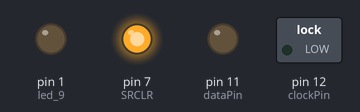
Bench run of a sketch on a simulated Arduino Uno, built with avr-gcc and run on an emulated ATmega328P. Shown: switched loads named in the sketch (green lamp = pin HIGH), output pins drawn as LEDs (lit = HIGH). Pins used as bus, display or sensor lines are not drawn.

Above: at 0.1 s.
Timing chart, 0 to 1.6 s (numbered marks = the images above):
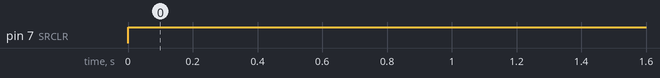

The sketch:

test_led_setup.ino
```cpp
#include <string.h>
int latchPin = 8; //Pin connected to ST_CP of 74HC595, latch pin
int clockPin = 12; //Pin connected to SH_CP of 74HC595, CLK pin
int dataPin = 11; //Serial input to shift resister
int SRCLR = 7; //Clear Pin (HIGH = leave it, LOW = wipe output)
int led_9 = 1; //Center LED, connected directly to pin with 330 ohm resistor
int GND_1 = 6; //Bottom Layer Ground
int GND_2 = 5; //Middle Layer Ground
int GND_3 = 4; //Top Layer Ground
unsigned long time;
unsigned long myClock;
boolean reset;

void setup() {
  pinMode(latchPin, OUTPUT);
  pinMode(clockPin, OUTPUT);
  pinMode(dataPin, OUTPUT);
  pinMode(led_9, OUTPUT);
  pinMode(SRCLR, OUTPUT);
  pinMode(GND_1, OUTPUT);
  pinMode(GND_2, OUTPUT);
  pinMode(GND_3, OUTPUT);
  myClock = 0;
  reset = 0;
}

void loop() {

  digitalWrite( SRCLR, HIGH );
  boolean full_cube[3][9] = { {1,1,1,1,1,1,1,1,1},
                        {1,1,1,1,1,1,1,1,1},
                        {1,1,1,1,1,1,1,1,1}
  };

//  reset_leds();
//  digitalWrite(latchPin, LOW); //ground latchPin and hold low for as long as you are transmitting
//  shiftOut(dataPin, clockPin, MSBFIRST, array_to_byte( full_cube[0] ) );
//  digitalWrite(latchPin, HIGH); //return the latch pin high to signal chip that it
  ground_row(0);
//  digitalWrite( led_9, HIGH );
}

void run_round( boolean array[3][9] ){

  for( int i = 0; i < 3; i++ ){
    boolean temp[8];
    memcpy(temp, array[i], sizeof(temp));
//    for( int k=0; k<8; k++ ){
//      temp[k] = array[i][k];
//    }
//    digitalWrite( SRCLR, LOW );
    reset_leds();
    digitalWrite(latchPin, LOW); //ground latchPin and hold low for as long as you are transmitting
    shiftOut(dataPin, clockPin, MSBFIRST, array_to_byte( temp ) );
    digitalWrite(latchPin, HIGH); //return the latch pin high to signal chip that it
    ground_row( i );
    if( array[i][8] ){
      digitalWrite( led_9, HIGH );
    }
    else{
      digitalWrite( led_9, LOW );
    }
//    digitalWrite( SRCLR, HIGH );
//    delay( 200 );
  }
  return;
}

void ground_row( int row_num ){
  if( row_num == 0 ){
      digitalWrite( GND_3, LOW );
      digitalWrite( GND_2, LOW );
      digitalWrite( GND_1, HIGH );
    }
  if( row_num == 1 ){
    digitalWrite( GND_3, LOW );
    digitalWrite( GND_1, LOW );
    digitalWrite( GND_2, HIGH );
  }
  if( row_num == 2 ){
    digitalWrite( GND_1, LOW );
    digitalWrite( GND_2, LOW );
    digitalWrite( GND_3, HIGH );
  }
  return;
}

void reset_leds(){
  digitalWrite(latchPin, LOW);
  shiftOut(dataPin, clockPin, MSBFIRST, 0 );
  digitalWrite(latchPin, HIGH);
  digitalWrite( led_9, LOW );
  digitalWrite( GND_1, LOW );
  digitalWrite( GND_2, LOW );
  digitalWrite( GND_3, LOW );
}

byte array_to_byte( boolean array[8] ){
  byte result = 0;
  for( int i = 0; i < 8; i++ ) {
    if( array[i] ) {
      result = result | (1 << i);
    }
  }
  return result;
}
```

Measured:
- by itself, pin 7 (SRCLR): LOW → HIGH at 0.00 s
